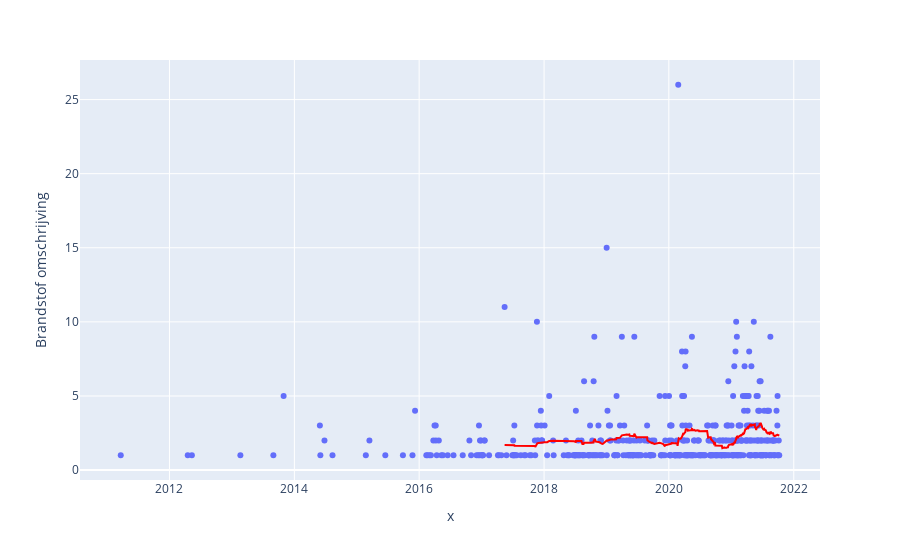

The notebook cell saved with this chart:
### Code cell
df_date = df_clean[df_clean["Brandstof omschrijving"] == "LNG"].groupby("Datum tenaamstelling").count()
df_date.to_csv("scatter lng.csv")


fig = px.scatter(df_date[:], x = pd.to_datetime(df_date[:].index),y = "Brandstof omschrijving",  trendline="rolling", trendline_options=dict(window=50), trendline_color_override="red",)# color_discrete_map = species_color_map)
fig.show()

### Figure 1 — Plotly figure (JSON) as saved in the notebook; plotly's stock layout.template omitted (floating-point values rounded to 4 significant figures; data arrays with more than 128 entries replaced by an {"elided": "..."} marker saying what was removed)
{"data": [{"hovertemplate": "x=%{x}<br>Brandstof omschrijving=%{y}<extra></extra>", "legendgroup": "", "marker": {"color": "#636efa", "symbol": "circle"}, "mode": "markers", "name": "", "orientation": "v", "showlegend": false, "type": "scatter", "x": {"elided": "433 str values"}, "xaxis": "x", "y": {"elided": "433 int values"}, "yaxis": "y"}, {"hovertemplate": "<b>Rolling mean trendline</b><br><br>x=%{x}<br>Brandstof omschrijving=%{y} <b>(trend)</b><extra></extra>", "legendgroup": "", "line": {"color": "red"}, "marker": {"color": "#636efa", "symbol": "circle"}, "mode": "lines", "name": "", "showlegend": false, "type": "scatter", "x": {"elided": "433 str values"}, "xaxis": "x", "y": {"elided": "433 float values"}, "yaxis": "y"}], "layout": {"legend": {"tracegroupgap": 0}, "margin": {"t": 60}, "xaxis": {"anchor": "y", "domain": [0.0, 1.0], "title": {"text": "x"}}, "yaxis": {"anchor": "x", "domain": [0.0, 1.0], "title": {"text": "Brandstof omschrijving"}}}}
